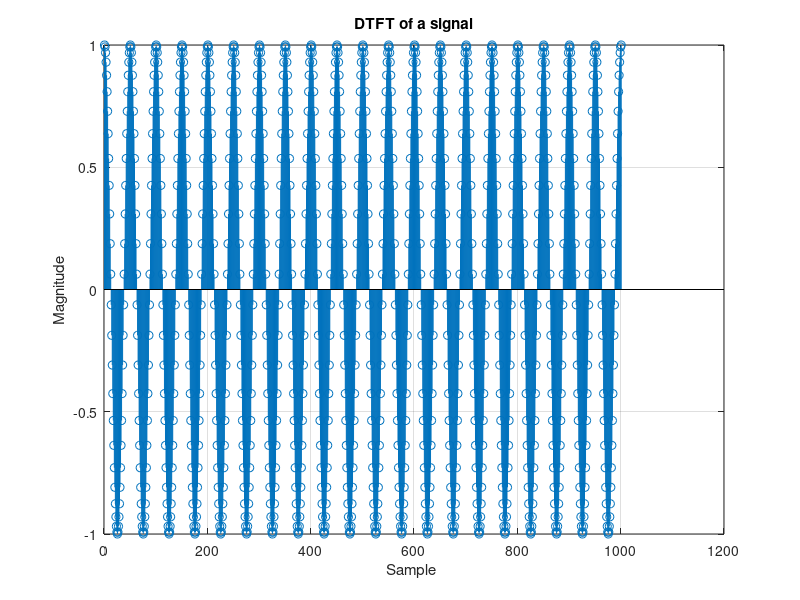
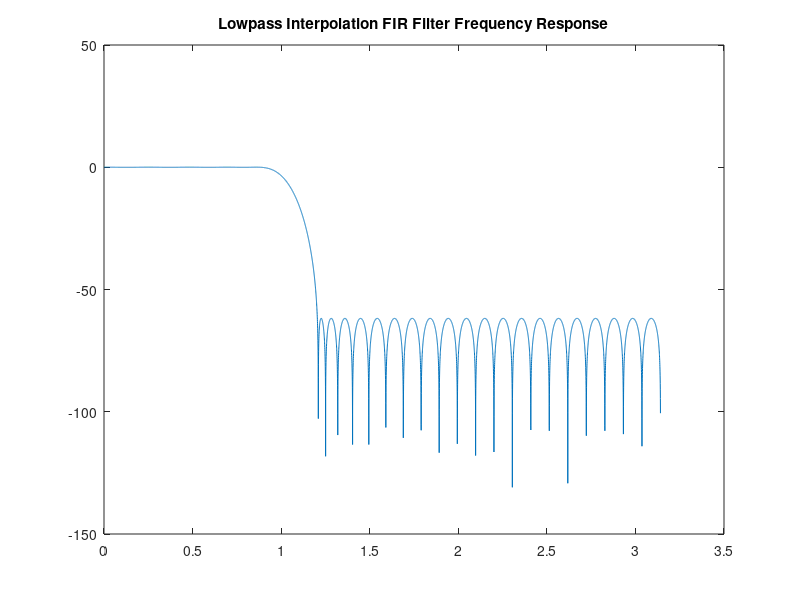

Write MATLAB code to recreate these figures, in order. (Note: this script raises an error after producing the figures.)
% Sampling Practice
clear; clc; close all;

%%%%%%%%%%%%%%%%%%%%%%%%%%%%%%%%%%%%%%%%%%%%%%%%%%%%%%%%%%%%%%%%%%%
 % Input Signal Declaration
Fs = 1000;
t = 0:1/Fs:1;

f0 = 20;
x = cos(2*pi*f0*t);
n = 1:length(x);

fig_n = 0;
fig_n = fig_n + 1;
figure(fig_n);
stem(n, x);
xlabel('Sample ');
ylabel('Magnitude');
title('DTFT of a signal');
grid on;
%%%%%%%%%%%%%%%%%%%%%%%%%%%%%%%%%%%%%%%%%%%%%%%%%%%%%%%%%%%%%%%%%%%

%%%%%%%%%%%%%%%%%%%%%%%%%%%%%%%%%%%%%%%%%%%%%%%%%%%%%%%%%%%%%%%%%%%
% Interpolation Specs and LPF Generation and Plotting
L = 10;
M = 3;
wc = pi/M;
sig1 = 0.01; sig2 = 0.001;
wp = 0.85*wc; ws = 1.15*wc;
beta1 = sig1/2; beta2 = sig2;
f = [wp/pi ws/pi];
a = [1 0];
dev = [beta1 beta2];
[N,fo,ao,w] = firpmord(f,a,dev);
N = N + mod(L - mod(N,L), L) - 1; % this is so the number of taps is always divisable by L, so our ROM matrix is rectangular without zero padding
h = firpm(N,fo,ao,w);
[Hz, w] = freqz(h,1, 8192);
Hz_dB = 20 * log10(abs(Hz));

Rp_dB = 20*log10(1-sig1);
Rs_dB = 20*log10(sig2);
fig_n = fig_n + 1;
figure(fig_n);
plot(w, Hz_dB, '-');
title('Lowpass Interpolation FIR Filter Frequency Response');
xline(wp, ':r', sprintf('wpH(z) = %.4f', wp)); xline(ws, ...
':r', sprintf('wsH(z) = %.4f', ws));
yline(Rp_dB/2, ':r', sprintf('Rp = %.4f dB', Rp_dB/2));
yline(-Rp_dB/2, ':r', sprintf('Rp = %.4f dB', -Rp_dB/2));
yline(Rs_dB, ':r', sprintf('Rs = %.4f dB', Rs_dB));
set(gca, 'XTick', 0:pi/10:pi);
set(gca, 'XTickLabel', {'0', '0.1pi', '0.2pi', '0.3pi', '0.4pi', ...
'0.5pi', '0.6pi', '0.7pi', '0.8pi', '0.9pi', 'pi'});
xlabel('Normalized Frequency');
ylabel('Magnitude Response (dB)');
grid on;
%%%%%%%%%%%%%%%%%%%%%%%%%%%%%%%%%%%%%%%%%%%%%%%%%%%%%%%%%%%%%%%%%%%

%%%%%%%%%%%%%%%%%%%%%%%%%%%%%%%%%%%%%%%%%%%%%%%%%%%%%%%%%%%%%%%%%%%
% Filter input signal and plot
x_upsampled = upsample(x, L);
x_filtered = conv(h, x_upsampled);
y1 = downsample(x_filtered, M);
ny1 = 1:length(y1);
fig_n = fig_n + 1;
figure(fig_n);
stem(ny1, y1);
xlabel('Index');
ylabel('Magnitude');
title('Convolution of Filter and Input Signal');
grid on;
%%%%%%%%%%%%%%%%%%%%%%%%%%%%%%%%%%%%%%%%%%%%%%%%%%%%%%%%%%%%%%%%%%%

%%%%%%%%%%%%%%%%%%%%%%%%%%%%%%%%%%%%%%%%%%%%%%%%%%%%%%%%%%%%%%%%%%%
% Split into L Polyphase Components
polyphase_coeffs = cell(1, L);
for k = 1:L
   polyphase_coeffs{k} = h(k:L:end);
end

fig_n = fig_n + 1;
figure(fig_n);
for k = 1:L
   subplot(L, 1, k);
   stem(polyphase_coeffs{k}, 'filled');
   title(['Polyphase Component E_{', num2str(k-1), '}']);
   ylabel('h[n]');
   grid on;
end
xlabel('Tap Index');
%%%%%%%%%%%%%%%%%%%%%%%%%%%%%%%%%%%%%%%%%%%%%%%%%%%%%%%%%%%%%%%%%%%

%%%%%%%%%%%%%%%%%%%%%%%%%%%%%%%%%%%%%%%%%%%%%%%%%%%%%%%%%%%%%%%%%%%
% Populate ROM
row_size = length(h)/L;
column_size = L;

ROM = zeros(row_size, column_size);
for k = 1:column_size
    ROM(1:length(polyphase_coeffs{k}), k) = polyphase_coeffs{k}(:);
end
disp(ROM);
%%%%%%%%%%%%%%%%%%%%%%%%%%%%%%%%%%%%%%%%%%%%%%%%%%%%%%%%%%%%%%%%%%%

%%%%%%%%%%%%%%%%%%%%%%%%%%%%%%%%%%%%%%%%%%%%%%%%%%%%%%%%%%%%%%%%%%%
% Operate on input signal
shift_register = zeros(row_size,1);
output_signal = zeros(1, (length(x)+row_size-1)*L);

for k = 1:(length(x)+row_size-1) % ensure the whole signal runs through a zero initialized regester and runs all the way out
    %Shift in an input value
    if k <= length(x)
        shift_register = [x(k); shift_register(1:end-1)];
    else
        shift_register = [0; shift_register(1:end-1)];
    end
    % OPerate on the current shift register value
    for ROM_addr_p = 1:column_size % ROM address pointer
        output_sum = sum(shift_register .* ROM(:,ROM_addr_p));
        output_signal((k-1)*column_size + ROM_addr_p) = output_sum;
    end
end
y2 = downsample(output_signal, M);
%%%%%%%%%%%%%%%%%%%%%%%%%%%%%%%%%%%%%%%%%%%%%%%%%%%%%%%%%%%%%%%%%%%

%%%%%%%%%%%%%%%%%%%%%%%%%%%%%%%%%%%%%%%%%%%%%%%%%%%%%%%%%%%%%%%%%%%
% Plot the output signal
ny2 = 1:length(y2);
fig_n = fig_n + 1;
figure(fig_n);
stem(ny2, y2);
xlabel('Index');
ylabel('Magnitude');
title('ROM Based Polyphase Decimator');
grid on;
%%%%%%%%%%%%%%%%%%%%%%%%%%%%%%%%%%%%%%%%%%%%%%%%%%%%%%%%%%%%%%%%%%%